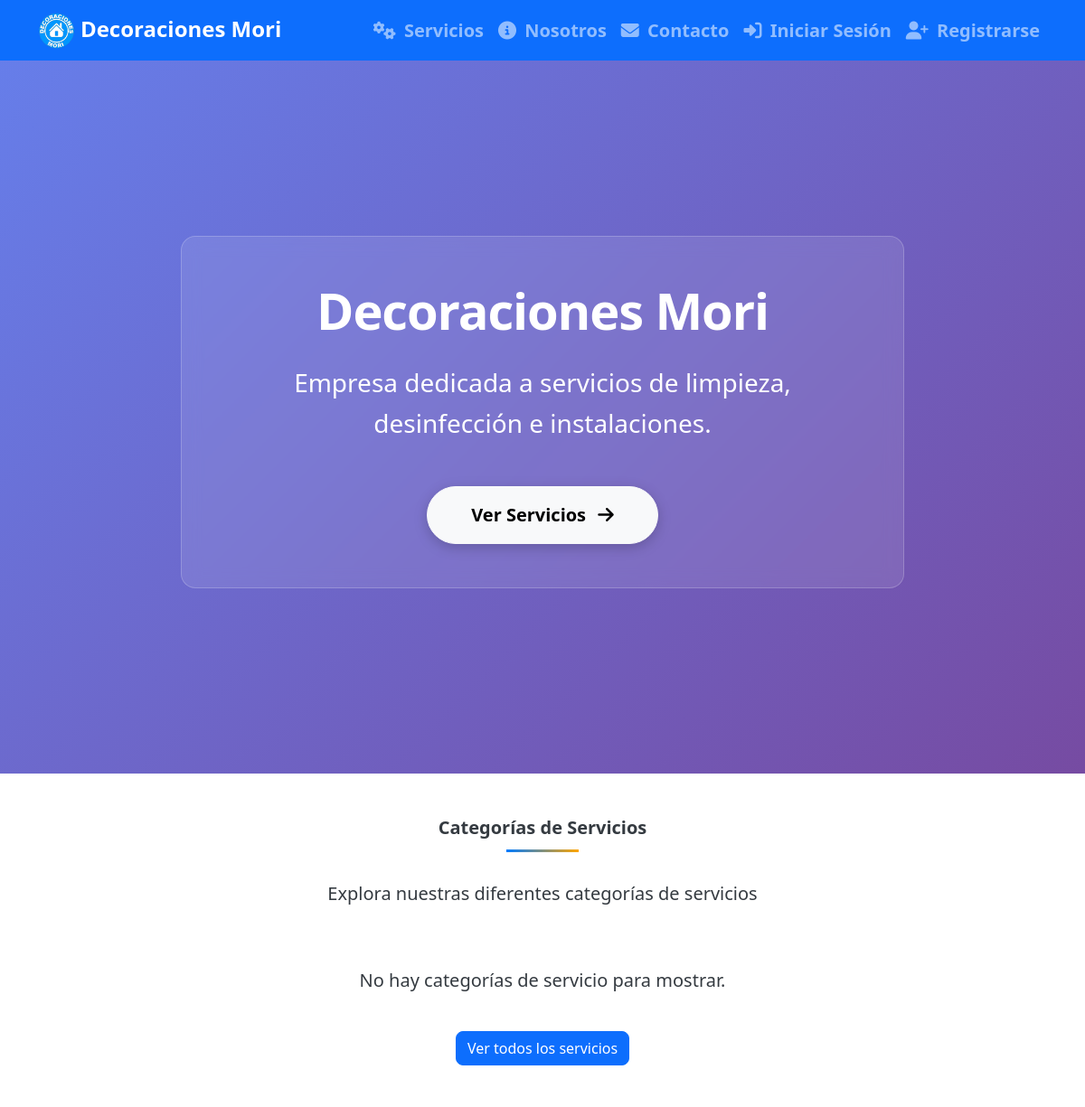
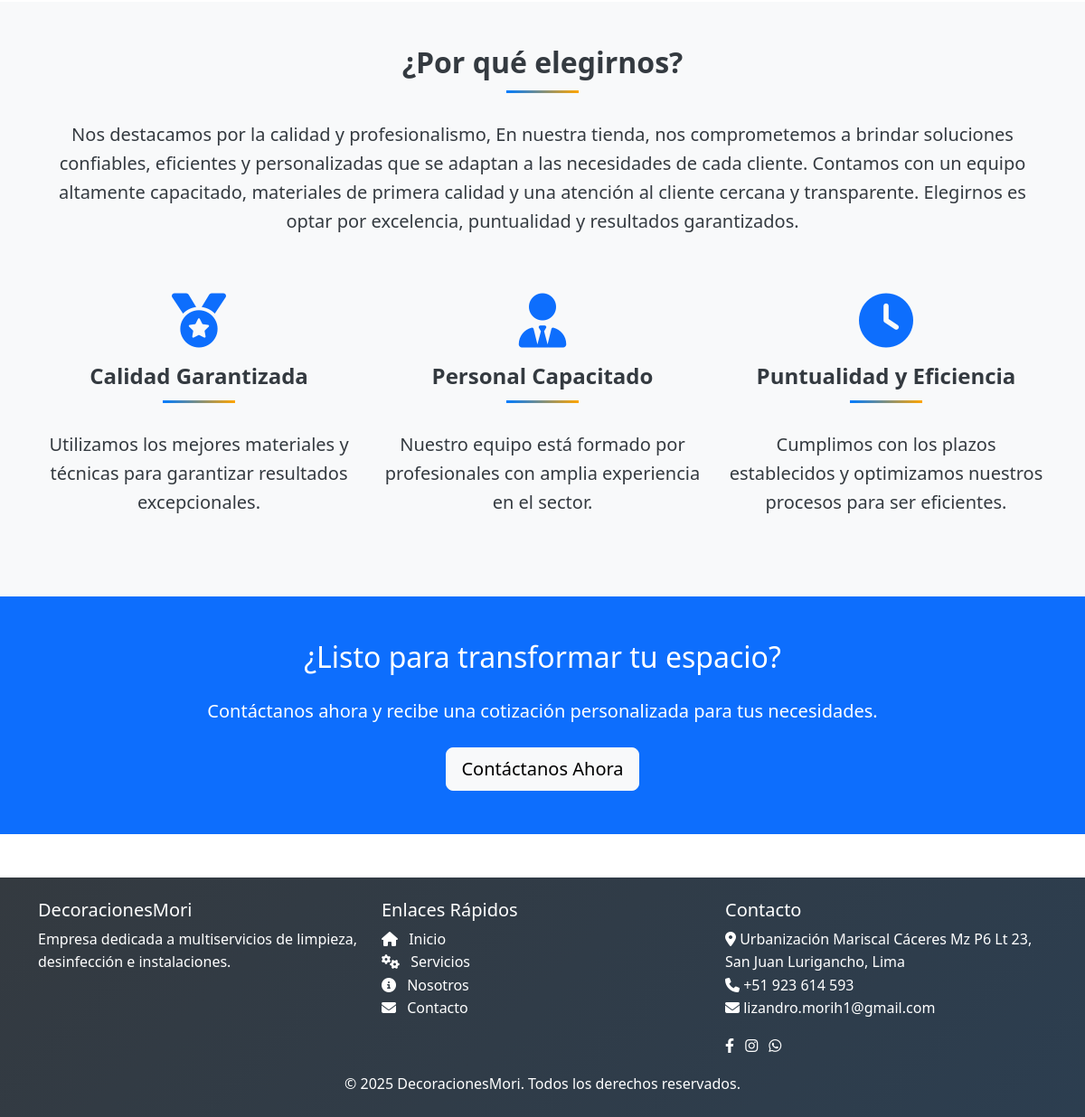
The app's page /servicios/, older data (2 pictures, top to bottom).
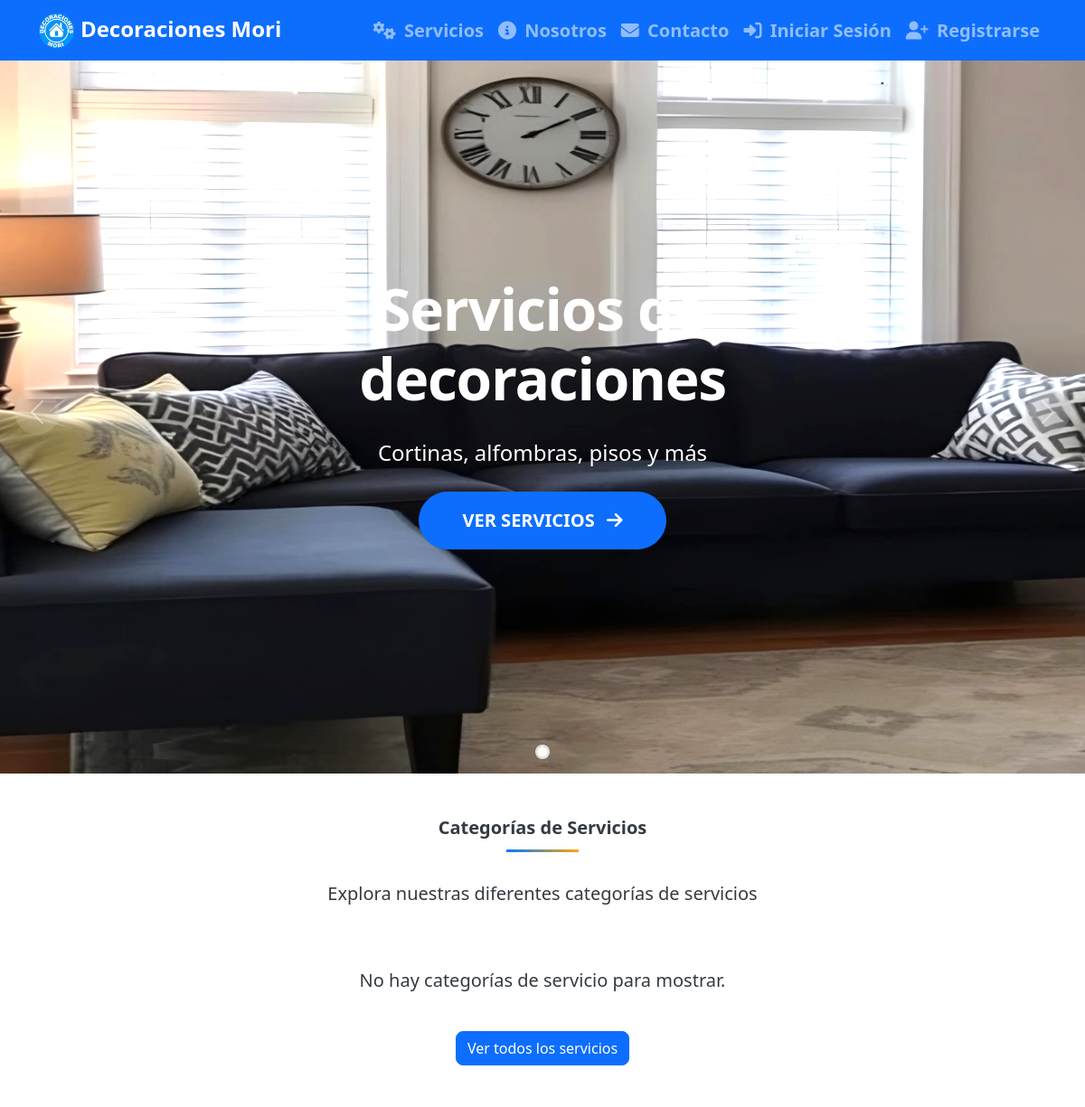
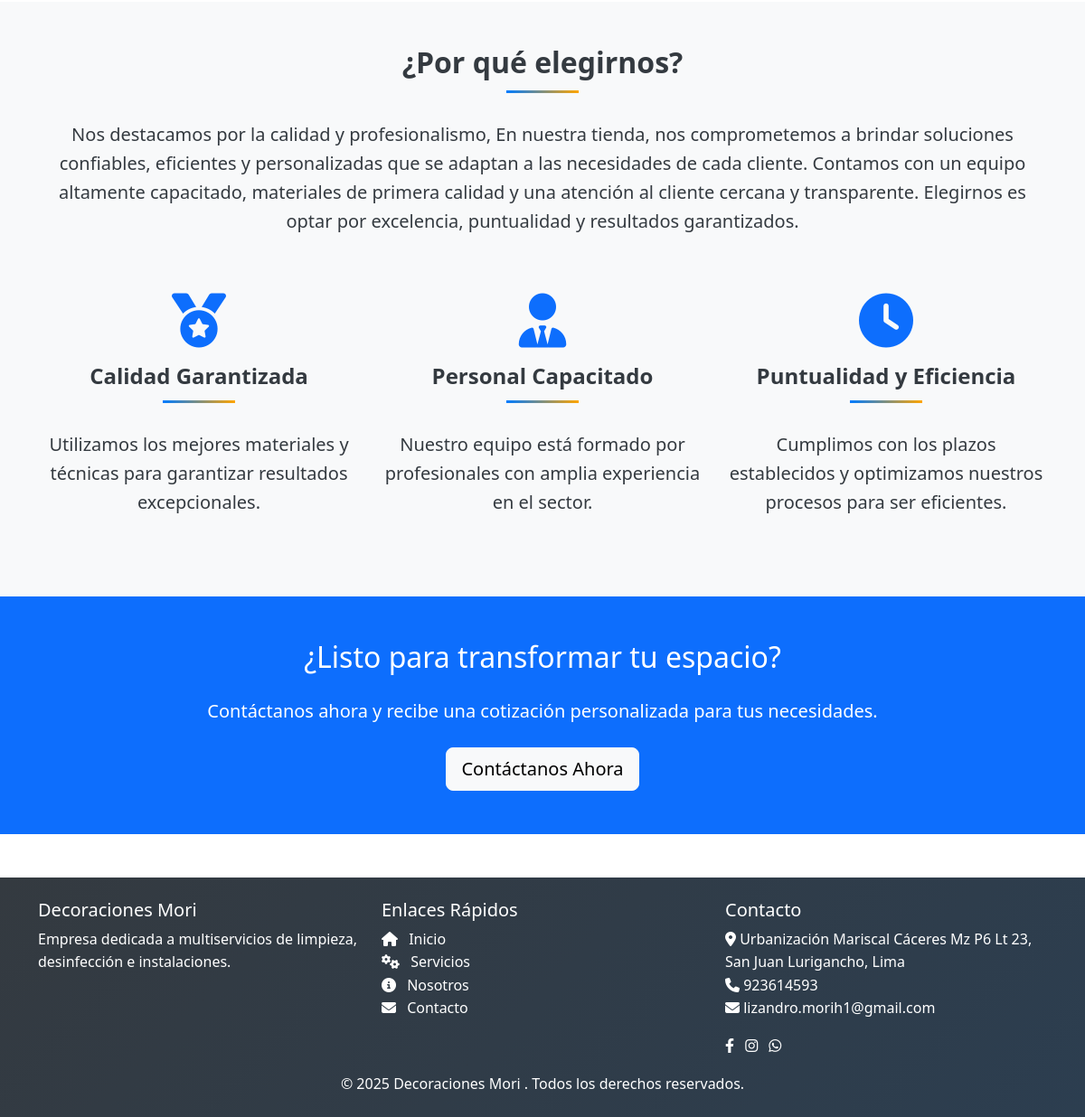
The same page, newer data (2 pictures, top to bottom).
### site_config/models.py (models this page shows, shortened)
class SiteSettings(models.Model):
    site_name = models.CharField(max_length=100, default="Decoraciones Mori", verbose_name="Nombre del sitio")
    logo = models.ImageField(upload_to='site_settings/', verbose_name="Logo")
    favicon = models.ImageField(upload_to='site_settings/', blank=True, null=True, verbose_name="Favicon")
    footer_text = models.TextField(blank=True, verbose_name="Texto del pie de página")
    facebook_url = models.URLField(blank=True, verbose_name="URL de Facebook")
    instagram_url = models.URLField(blank=True, verbose_name="URL de Instagram")
    whatsapp_number = models.CharField(max_length=20, blank=True, verbose_name="Número de WhatsApp")
    address = models.TextField(blank=True, verbose_name="Dirección")
    phone = models.CharField(max_length=20, blank=True, verbose_name="Teléfono")
    email = models.EmailField(blank=True, verbose_name="Email")
    class Meta:
        verbose_name = "Configuración del sitio"
        verbose_name_plural = "Configuración del sitio"

class CarouselImage(models.Model):
    title = models.CharField(max_length=100, verbose_name="Título")
    subtitle = models.CharField(max_length=200, blank=True, verbose_name="Subtítulo")
    image = models.ImageField(upload_to='carousel/', verbose_name="Imagen")
    order = models.PositiveSmallIntegerField(default=0, verbose_name="Orden")
    active = models.BooleanField(default=True, verbose_name="Activo")
    button_text = models.CharField(max_length=50, blank=True, verbose_name="Texto del botón")
    button_url = models.CharField(max_length=200, blank=True, verbose_name="URL del botón")
    class Meta:
        verbose_name = "Imagen del carrusel"
        verbose_name_plural = "Imágenes del carrusel"
        ordering = ['order']

### site_config/context_processors.py (called while the page is built)
def site_settings(request):
    try:
        settings = SiteSettings.objects.first()
    except:
        settings = None
    try:
        carousel_images = CarouselImage.objects.filter(active=True).order_by('order')
    except:
        carousel_images = []
    try:
        site_images = {img.location: img for img in SiteImage.objects.all()}
    except:
        site_images = {}
    return {
        'site_settings': settings,
        'carousel_images': carousel_images,
        'site_images': site_images
    }

### templates/home.html (shortened to what the changed rows need)
{% extends "base.html" %}
{% load static %}
{% block extra_css %}
<link rel="stylesheet" href="{% static 'css/styles.css' %}">
{% endblock %}
{% block content %}
<section class="hero-section position-relative p-0 m-0">
   {% if carousel_images %}
   <div id="heroCarousel" class="carousel slide carousel-fade vh-100" data-bs-ride="carousel" data-bs-interval="5000">
        <div class="carousel-indicators">
            {% for image in carousel_images %}
            <button type="button" data-bs-target="#heroCarousel" data-bs-slide-to="{{ forloop.counter0 }}"
                    {% if forloop.first %}class="active" aria-current="true"{% endif %}
                    aria-label="Slide {{ forloop.counter }}"
                    style="width: 12px; height: 12px; border-radius: 50%; margin: 0 5px; border: 2px solid rgba(255,255,255,0.8);"></button>
            {% endfor %}
        </div>
        <div class="carousel-inner h-100">
            {% for image in carousel_images %}
            <div class="carousel-item h-100 {% if forloop.first %}active{% endif %}">
                <div class="position-absolute top-0 start-0 w-100 h-100 overflow-hidden">
                    <img src="{{ image.image.url }}"
                         class="w-100 h-100"
                         alt="{{ image.title }}"
                         style="object-fit: cover; object-position: center; filter: brightness(1.1) contrast(1.05);">
                </div>
                <div class="d-flex align-items-center justify-content-center h-100 text-center">
                    <div class="container">
                        <div class="row justify-content-center">
                            <div class="col-lg-8 col-md-10">
                                <h1 class="display-3 fw-bold mb-4 text-white animate__animated animate__fadeInUp"
                                    style="letter-spacing: -0.02em;">
                                    {{ image.title }}
                                </h1>
                                {% if image.subtitle %}
                                <p class="lead mb-4 text-white fs-4 animate__animated animate__fadeInUp animate__delay-1s">
                                    {{ image.subtitle }}
                                </p>
                                {% endif %}
                                {% if image.button_text and image.button_url %}
                                <div class="mt-4 animate__animated animate__fadeInUp animate__delay-2s">
                                    <a href="{{ image.button_url }}"
                                       class="btn btn-primary btn-lg px-5 py-3 fw-semibold"
                                       style="border-radius: 50px; transition: all 0.3s ease; text-decoration: none;"
                                       onmouseover="this.style.transform='translateY(-2px)'"
                                       onmouseout="this.style.transform='translateY(0)'">
                                        <span class="me-2">{{ image.button_text }}</span>
                                        <i class="fas fa-arrow-right"></i>
                                    </a>
                                </div>
                                {% endif %}
                            </div>
                        </div>
                    </div>
                </div>
            </div>
            {% endfor %}
        </div>
        <button class="carousel-control-prev position-absolute top-50 start-0 translate-middle-y ms-3"
                type="button" data-bs-target="#heroCarousel" data-bs-slide="prev"
                style="width: 50px; height: 50px; background: rgba(255,255,255,0.2); border-radius: 50%; border: none; backdrop-filter: blur(10px); transition: all 0.3s ease;"
                onmouseover="this.style.background='rgba(255,255,255,0.3)'; this.style.transform='scale(1.1)'"
                onmouseout="this.style.background='rgba(255,255,255,0.2)'; this.style.transform='scale(1)'">
            <span class="carousel-control-prev-icon" aria-hidden="true" style="filter: drop-shadow(0 2px 4px rgba(0,0,0,0.3));"></span>
        </button>
        <button class="carousel-control-next position-absolute top-50 end-0 translate-middle-y me-3"
                type="button" data-bs-target="#heroCarousel" data-bs-slide="next"
                style="width: 50px; height: 50px; background: rgba(255,255,255,0.2); border-radius: 50%; border: none; backdrop-filter: blur(10px); transition: all 0.3s ease;"
                onmouseover="this.style.background='rgba(255,255,255,0.3)'; this.style.transform='scale(1.1)'"
                onmouseout="this.style.background='rgba(255,255,255,0.2)'; this.style.transform='scale(1)'">
            <span class="carousel-control-next-icon" aria-hidden="true" style="filter: drop-shadow(0 2px 4px rgba(0,0,0,0.3));"></span>
        </button>
        <div class="position-absolute bottom-0 start-50 translate-middle-x mb-4">
            <div class="scroll-indicator animate__animated animate__bounce animate__infinite animate__slow">
            </div>
        </div>
    </div>
    {% else %}
    <div class="hero-section vh-100 d-flex align-items-center justify-content-center position-relative"
         style="background: linear-gradient(135deg, #667eea 0%, #764ba2 100%);">
        <div class="container text-center text-white">
            <div class="hero-content p-5 rounded-4" style="background: rgba(255,255,255,0.1); backdrop-filter: blur(10px); border: 1px solid rgba(255,255,255,0.2);">
                <h1 class="display-2 fw-bold mb-4" style="letter-spacing: -0.02em;">
                    {% if site_settings %}{{ site_settings.site_name }}{% else %}Decoraciones Mori{% endif %}
                </h1>
                <p class="lead fs-3 mb-5">Empresa dedicada a servicios de limpieza, desinfección e instalaciones.</p>
                <a href="{% url 'services:service_list' %}"
                   class="btn btn-light btn-lg px-5 py-3 fw-semibold"
                   style="border-radius: 50px; box-shadow: 0 4px 15px rgba(0,0,0,0.2);">
                    Ver Servicios
                    <i class="fas fa-arrow-right ms-2"></i>
                </a>
            </div>
        </div>
    </div>
    {% endif %}
</section>
<section class="services-overview py-5">
    <div class="container">
        <div class="row text-center mb-5">
            <div class="col-12">
                <h2 class="section-title lead">Categorías de Servicios</h2>
            </div>
        </div>
    </div>
</section>
<section class="why-choose-us py-5 bg-light">
    <div class="container lead">
        <div class="row text-center mb-5">
            <div class="col-12">
                <h2 class="section-title">¿Por qué elegirnos?</h2>
            </div>
        </div>
    </div>
</section>
<section class="cta-section py-5 bg-primary text-white text-center">
    <div class="container lead">
        <h2 class="mb-4">¿Listo para transformar tu espacio?</h2>
    </div>
</section>
{% endblock %}

### templates/base.html (shortened to what the changed rows need)
{% load static %}
<!DOCTYPE html>
<html lang="es">
<head>
    <link rel="stylesheet" href="https://cdn.jsdelivr.net/npm/flatpickr/dist/flatpickr.min.css">
    <link href="https://cdn.jsdelivr.net/npm/bootstrap@5.3.0/dist/css/bootstrap.min.css" rel="stylesheet">
    <link rel="stylesheet" href="https://cdnjs.cloudflare.com/ajax/libs/font-awesome/6.4.0/css/all.min.css">
    <link rel="stylesheet" href="https://cdnjs.cloudflare.com/ajax/libs/animate.css/4.1.1/animate.min.css">
    <link rel="stylesheet" href="{% static 'css/style.css' %}">
    <link rel="stylesheet" href="{% static 'css/form_citas_extras.css' %}">
    <link rel="stylesheet" href="{% static 'css/base.css' %}">
    {% block extra_css %}{% endblock %}
</head>
<body>
    <nav class="navbar navbar-expand-lg navbar-dark bg-primary fixed-top">
        <div class="container lead">
            <a class="navbar-brand animate__animated animate__bounceInLeft" href="{% url 'home' %}">
                {% if site_settings and site_settings.logo %}
                    <img src="{{ site_settings.logo.url }}" alt="{{ site_settings.site_name }}" height="40" class="d-inline-block align-middle">
                {% else %}
                    <img src="{% static 'imagen/logo.png' %}" alt="DecoracionesMori" height="40" class="d-inline-block align-middle">
                {% endif %}
                {% if site_settings %}{{ site_settings.site_name }}{% else %}Decoraciones Mori{% endif %}
            </a>
            <div class="collapse navbar-collapse justify-content-end" id="navbarNav">
                <ul class="navbar-nav">
                </ul>
            </div>
        </div>
    </nav>
    <main class="mt-5 pt-2">
        {% block content %}{% endblock %}
    </main>
    <footer class="footer mt-5 py-4 bg-dark text-white animate__animated animate__fadeInUp animate__delay-0-3s">
        <div class="container">
            <div class="row">
                <div class="col-md-4">
                    <h5>{% if site_settings %}{{ site_settings.site_name }}{% else %}DecoracionesMori{% endif %}</h5>
                    <p>Empresa dedicada a multiservicios de limpieza, desinfección e instalaciones.</p>
                </div>
                <div class="col-md-4">
                    <h5>Contacto</h5>
                    <address>
                        {% if site_settings and site_settings.address %}
                            <i class="fas fa-map-marker-alt"></i> {{ site_settings.address }}<br>
                        {% else %}
                            <i class="fas fa-map-marker-alt"></i> Urbanización Mariscal Cáceres Mz P6 Lt 23, San Juan Lurigancho, Lima<br>
                        {% endif %}
                        {% if site_settings and site_settings.phone %}
                            <i class="fas fa-phone"></i> {{ site_settings.phone }}<br>
                        {% else %}
                            <i class="fas fa-phone"></i> +51 923 614 593<br>
                        {% endif %}
                        {% if site_settings and site_settings.email %}
                            <i class="fas fa-envelope"></i> {{ site_settings.email }}
                        {% else %}
                            <i class="fas fa-envelope"></i> lizandro.morih1@gmail.com
                        {% endif %}
                    </address>
                    <div class="social-icons">
                        {% if site_settings and site_settings.facebook_url %}
                            <a href="{{ site_settings.facebook_url }}" class="text-white me-2" target="_blank" rel="noopener noreferrer"><i class="fab fa-facebook-f"></i></a>
                        {% else %}
                            <a href="https://www.facebook.com/decoracionesmori" class="text-white me-2" target="_blank" rel="noopener noreferrer"><i class="fab fa-facebook-f"></i></a>
                        {% endif %}
                        {% if site_settings and site_settings.instagram_url %}
                            <a href="{{ site_settings.instagram_url }}" class="text-white me-2" target="_blank" rel="noopener noreferrer"><i class="fab fa-instagram"></i></a>
                        {% else %}
                            <a href="https://www.instagram.com/decoracionesmori/" class="text-white me-2" target="_blank" rel="noopener noreferrer"><i class="fab fa-instagram"></i></a>
                        {% endif %}
                        {% if site_settings and site_settings.whatsapp_number %}
                            <a href="https://wa.me/{{ site_settings.whatsapp_number }}" class="text-white me-2" target="_blank" rel="noopener noreferrer"><i class="fab fa-whatsapp"></i></a>
                        {% else %}
                            <a href="https://wa.me/51923614593" class="text-white me-2" target="_blank" rel="noopener noreferrer"><i class="fab fa-whatsapp"></i></a>
                        {% endif %}
                    </div>
                </div>
            </div>
            <div class="row mt-3">
                <div class="col-12 text-center">
                    <p class="mb-0">{% if site_settings and site_settings.footer_text %}{{ site_settings.footer_text|safe }}{% else %}&copy; {% now "Y" %} DecoracionesMori. Todos los derechos reservados.{% endif %}</p>
                </div>
            </div>
        </div>
    </footer>
</body>
</html>

Row changes from the older to the newer data that the page shows:
added SiteSettings: logo (picture), site_name "Decoraciones Mori", address "Urbanización Mariscal Cáceres Mz P6 Lt 23, San Juan Lurigancho, Lima", phone "923614593", email "lizandro.morih1@gmail.com", footer_text "© 2025 Decoraciones Mori . Todos los derechos reservados."
added CarouselImage: image (picture), title "Servicios de decoraciones", subtitle "Cortinas, alfombras, pisos y más", button_text "VER SERVICIOS"
Text that changed along with them:
text no longer shown: "Decoraciones Mori Decoraciones Mori Empresa dedicada a servicios de limpieza, desinfección e instalaciones. Ver Servicios DecoracionesMori Urbanización Mariscal Cáceres Mz P6 Lt 23, San Juan Lurigancho, Lima +51 923 614 593 lizandro.morih1@gmail.com © 2025 DecoracionesMori. Todos los derechos reservados."
